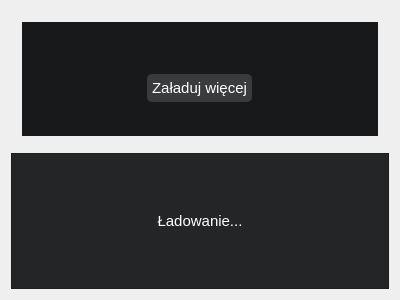
<?xml version="1.0" encoding="UTF-8"?>
<ui version="4.0">
 <class>WordsWidget</class>
 <widget class="QWidget" name="WordsWidget">
  <property name="geometry">
   <rect>
    <x>0</x>
    <y>0</y>
    <width>400</width>
    <height>300</height>
   </rect>
  </property>
  <property name="windowTitle">
   <string>Form</string>
  </property>
  <property name="styleSheet">
   <string notr="true">color: white;</string>
  </property>
  <layout class="QVBoxLayout" name="verticalLayout_3">
   <item>
    <widget class="QWidget" name="words_widget" native="true">
     <property name="sizePolicy">
      <sizepolicy hsizetype="Preferred" vsizetype="Preferred">
       <horstretch>0</horstretch>
       <verstretch>0</verstretch>
      </sizepolicy>
     </property>
     <layout class="QVBoxLayout" name="verticalLayout">
      <property name="leftMargin">
       <number>11</number>
      </property>
      <property name="topMargin">
       <number>11</number>
      </property>
      <property name="rightMargin">
       <number>11</number>
      </property>
      <property name="bottomMargin">
       <number>11</number>
      </property>
      <item>
       <widget class="QScrollArea" name="wordsWidgetScrollArea">
        <property name="sizePolicy">
         <sizepolicy hsizetype="Preferred" vsizetype="Preferred">
          <horstretch>0</horstretch>
          <verstretch>0</verstretch>
         </sizepolicy>
        </property>
        <property name="styleSheet">
         <string notr="true">#wordsWidgetScrollArea {
	background-color: #242526;
}</string>
        </property>
        <property name="frameShape">
         <enum>QFrame::NoFrame</enum>
        </property>
        <property name="frameShadow">
         <enum>QFrame::Plain</enum>
        </property>
        <property name="lineWidth">
         <number>0</number>
        </property>
        <property name="widgetResizable">
         <bool>true</bool>
        </property>
        <widget class="QWidget" name="wordsWidgetScrollAreaContents">
         <property name="geometry">
          <rect>
           <x>0</x>
           <y>0</y>
           <width>356</width>
           <height>114</height>
          </rect>
         </property>
         <property name="styleSheet">
          <string notr="true">#wordsWidgetScrollAreaContents {
	background-color: #18191a;;
}</string>
         </property>
         <layout class="QVBoxLayout" name="verticalLayout_2">
          <item>
           <layout class="QGridLayout" name="wordsGrid" columnminimumwidth="0">
            <property name="sizeConstraint">
             <enum>QLayout::SetMinAndMaxSize</enum>
            </property>
            <property name="bottomMargin">
             <number>19</number>
            </property>
            <property name="spacing">
             <number>13</number>
            </property>
           </layout>
          </item>
          <item>
           <layout class="QHBoxLayout" name="horizontalLayout">
            <item>
             <widget class="QPushButton" name="moreWordsPushButton">
              <property name="sizePolicy">
               <sizepolicy hsizetype="Fixed" vsizetype="Fixed">
                <horstretch>0</horstretch>
                <verstretch>0</verstretch>
               </sizepolicy>
              </property>
              <property name="font">
               <font>
                <pointsize>11</pointsize>
               </font>
              </property>
              <property name="cursor">
               <cursorShape>PointingHandCursor</cursorShape>
              </property>
              <property name="layoutDirection">
               <enum>Qt::LeftToRight</enum>
              </property>
              <property name="styleSheet">
               <string notr="true">#moreWordsPushButton {
	background-color: #3a3b3c;
    color: white;
    outline: none;
    border: none;
    border-radius: 5px;
    padding: 5px;
}</string>
              </property>
              <property name="text">
               <string>Załaduj więcej</string>
              </property>
              <property name="autoDefault">
               <bool>false</bool>
              </property>
              <property name="default">
               <bool>false</bool>
              </property>
             </widget>
            </item>
           </layout>
          </item>
         </layout>
        </widget>
       </widget>
      </item>
     </layout>
    </widget>
   </item>
   <item>
    <widget class="QFrame" name="loadingScreen">
     <property name="styleSheet">
      <string notr="true">background-color: #242526;</string>
     </property>
     <property name="frameShape">
      <enum>QFrame::StyledPanel</enum>
     </property>
     <property name="frameShadow">
      <enum>QFrame::Raised</enum>
     </property>
     <layout class="QVBoxLayout" name="verticalLayout_4">
      <item>
       <widget class="QLabel" name="label">
        <property name="font">
         <font>
          <pointsize>11</pointsize>
         </font>
        </property>
        <property name="text">
         <string>Ładowanie...</string>
        </property>
        <property name="alignment">
         <set>Qt::AlignCenter</set>
        </property>
       </widget>
      </item>
     </layout>
    </widget>
   </item>
  </layout>
 </widget>
 <resources/>
 <connections/>
</ui>
